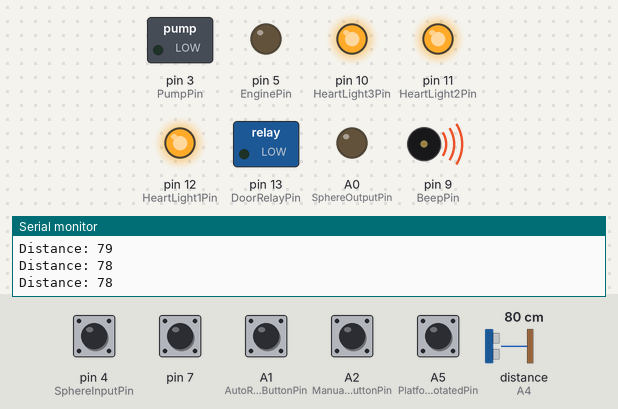
A sketch run on a simulated Arduino Uno, built with avr-gcc and run on an emulated ATmega328P. On the bench: switched loads named in the sketch (green lamp = pin HIGH), output pins drawn as LEDs (lit = HIGH), buzzer (waves = sounding), the last lines printed to the serial monitor. Wiring (inferred from the names in the program): ultrasonic range finder: trigger pin 8; echo A4. Inputs (shaded band) come from the test bench; at power-on: A1 (AutoRotateButtonPin), A2 (ManualRotateButtonPin), A5 (PlatformRotatedPin), pin 4 (SphereInputPin), pin 7 HIGH, distance to the obstacle (sensor on A4) 80 cm. The echo pulse lasts 58.3 µs per cm; pins used as bus, display or sensor lines are not drawn.

Above: at 3.2 s.
3.3 s: A1 (AutoRotateButtonPin) pulled LOW for 0.15 s
At 3.9 s:
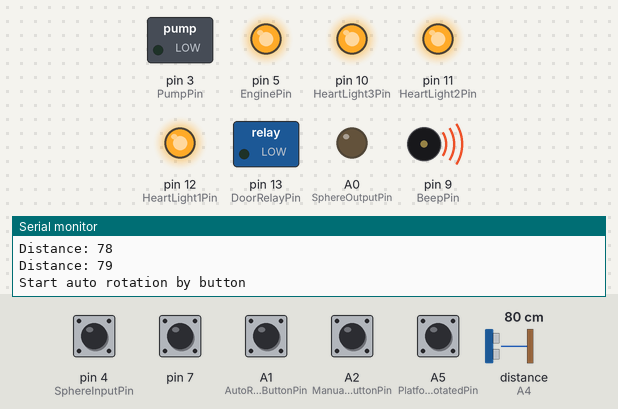
4.9 s: A5 (PlatformRotatedPin) pulled LOW for 0.15 s
At 6.1 s:
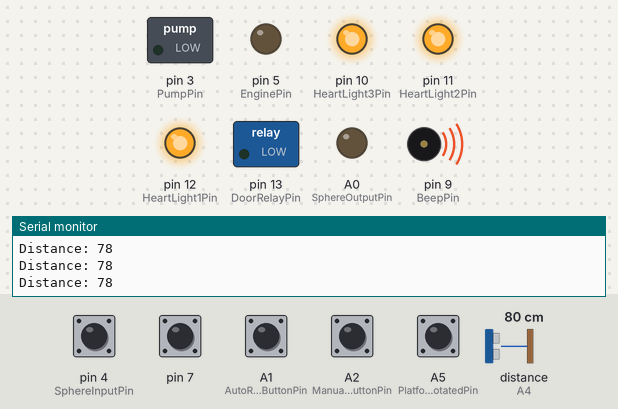
6.5 s: pin 4 (SphereInputPin) pulled LOW for 0.15 s
8.1 s: pin 7 pulled LOW for 0.15 s
At 8.7 s:
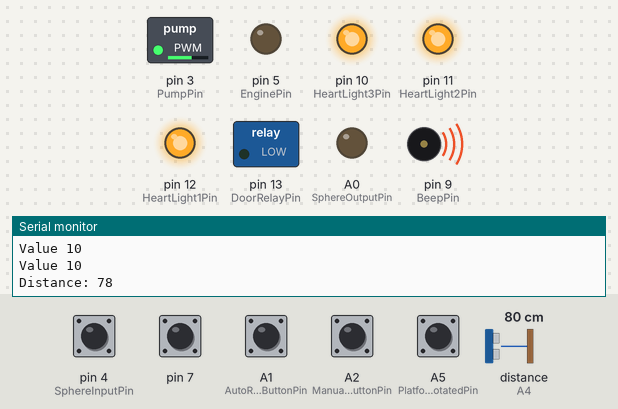
9.7 s: A2 (ManualRotateButtonPin) pulled LOW for 0.15 s
At 12.6 s:
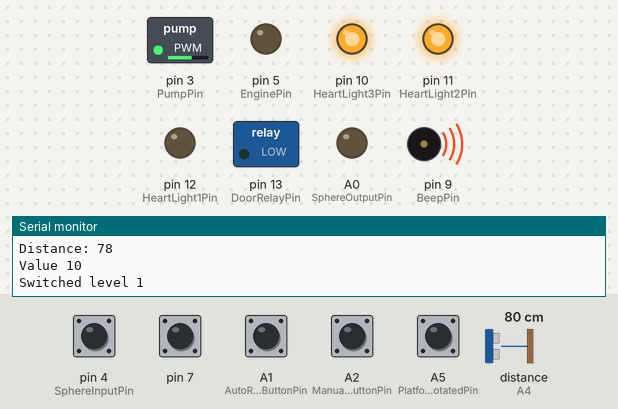
12.8 s: A2 (ManualRotateButtonPin) pulled LOW for 1 s
At 17.4 s:
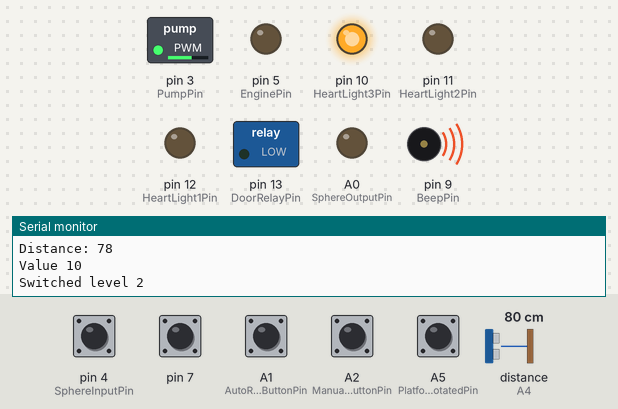
Timing chart, 0 to 25.6 s (numbered marks = the images above; inputs shaded):
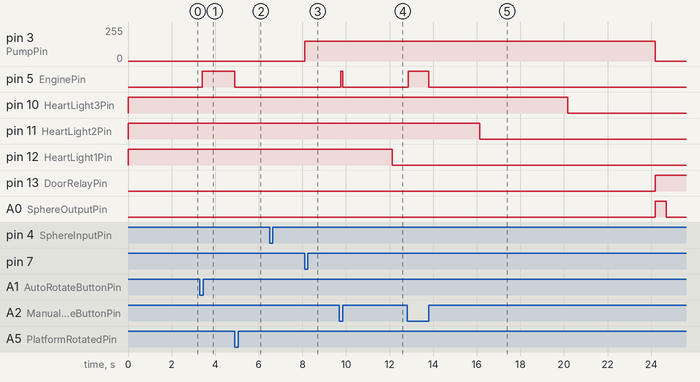

The sketch:

crypt.ino
```cpp
#include <CapacitiveSensor.h>

const int HeartLight1Pin = 12;
const int HeartLight2Pin = 11;
const int HeartLight3Pin = 10;
const int BeepPin = 9;
const int DoorRelayPin = 13;

const int SphereOutputPin = A0;
const int AutoRotateButtonPin = A1;
const int ManualRotateButtonPin = A2;
const int DoorPin = A3;
const int PlatformRotatedPin = A5;

const int EchoPin = A4;
const int TrigPin = 8;

CapacitiveSensor HeartSensor = CapacitiveSensor(6,7);

const int EnginePin = 5;
const int SphereInputPin = 4;
const int PumpPin = 3;

///////////////////////////////////////////////////////////////////////////////////////////////////

class TPresenceTracker
{
public:
  void AddMeasure()
  {
    long now = millis();
    if (now - LastTime < 200) {
      return;
    }

    const int PRESENCE_DISTANCE = 60;

    digitalWrite(TrigPin, LOW);
    delayMicroseconds(2);

    digitalWrite(TrigPin, HIGH);
    delayMicroseconds(10);
    digitalWrite(TrigPin, LOW);

    long duration = pulseIn(EchoPin, HIGH);
    // Calculating the distance
    int distance = duration * 0.034 / 2;

    Serial.print("Distance: ");
    Serial.println(distance);

    DoAddMeasure(distance < PRESENCE_DISTANCE);

    LastTime = now;
  }

  bool IsPresent() const
  {
    int count = 0;
    for (int i = 0; i < 10; ++i) {
      if (Values[i])
        count += 1;
    }

    return count > 2;
  }

private:
  bool Values[10];
  int Index = 0;

  long LastTime = 0;

  void DoAddMeasure(bool value)
  {
    Values[Index] = value;
    Index = (Index + 1) % 10;
  }

} PresenceTracker;

bool  IsPresent()
{
  return digitalRead(EchoPin) == HIGH;
}

///////////////////////////////////////////////////////////////////////////////////////////////////

/*
 * Mode1:
 *  - Жду сигнал от шара. Реагирую на кнопку 1, кнопку 2 которая крутит без остановки,
 *
 * Mode2:
 *  - Жду емкостный датчик.Реагирую на кнопку 1 и 2.
 *
 * Mode3:
 *  - Качаем, ждем время.
 *
 * Mode4:
 *  - Жду пока посадят и прокрутят человека.
 *
 * Mode5:
 *  - Прокрутили, реагирую только на кнопки.
 */


enum EState {
  ES_MODE_1,
  ES_MODE_2,
  ES_MODE_3,
  ES_MODE_4,
  ES_MODE_5,
};

EState State = ES_MODE_1;

///////////////////////////////////////////////////////////////////////////////////////////////////

void beep(unsigned long delayms)
{
  analogWrite(BeepPin, 200);     // Almost any value can be used except 0 and 255
                                 // experiment to get the best tone
  delay(delayms);                // wait for a delayms ms
  analogWrite(BeepPin, 0);       // 0 turns it off
}

void auto_rotate()
{
   digitalWrite(EnginePin, HIGH);

   while (digitalRead(PlatformRotatedPin) == HIGH) {
     delay(1);
   }
   digitalWrite(EnginePin, LOW);
}

bool check_buttons()
{
  if (digitalRead(ManualRotateButtonPin) == LOW) {
    delay(50);
    Serial.println("Start manual rotation by button");
    while (digitalRead(ManualRotateButtonPin) == LOW) {
      digitalWrite(EnginePin, HIGH);
    }

    Serial.println("Finish manual rotation by button");
    digitalWrite(EnginePin, LOW);
    return true;
  } else if (digitalRead(AutoRotateButtonPin) == LOW) {
    // Double check to eliminate noise.
    delay(100);
    if (digitalRead(AutoRotateButtonPin) != LOW) {
      return false;
    }

    Serial.println("Start auto rotation by button");
    auto_rotate();
    Serial.println("Finish auto rotation by button. Resetting");
    reset();
    return true;
  }

  return false;
}

void reset_heart()
{
  analogWrite(PumpPin, LOW);
  digitalWrite(HeartLight3Pin, HIGH);
  digitalWrite(HeartLight2Pin, HIGH);
  digitalWrite(HeartLight1Pin, HIGH);
}

void reset()
{
  State = ES_MODE_1;
  reset_heart();

  digitalWrite(DoorRelayPin, LOW);
  analogWrite(BeepPin, LOW);
  digitalWrite(SphereOutputPin, LOW);
  digitalWrite(EnginePin, LOW);

  beep(500);

  Serial.println("Done resetting, working in mode 1");
}

///////////////////////////////////////////////////////////////////////////////////////////////////

long StartPumpingTime = 0;
long LastSeenCapacity = 0;
const long CapacityTimeout = 800;

void run_mode_1()
{
  if (check_buttons()) {
    return;
  }

  if (digitalRead(SphereInputPin) == LOW) {
    Serial.println("Switched to mode 2");
    State = ES_MODE_2;
    // Recalibrate.
    HeartSensor.reset_CS_AutoCal();
  }
}

const long StartHeartThreshold = 2000;
const long ContinueHeartThreshold = 2000;
const long LevelTimeout = 4000;
void run_mode_2()
{
  if (check_buttons()) {
    return;
  }

  long value = HeartSensor.capacitiveSensor(30);
  if (value > StartHeartThreshold) {
     Serial.print("Start pumping, switched to mode 3. Value ");
     Serial.println(value);
     LastSeenCapacity = StartPumpingTime = millis();
     analogWrite(PumpPin, 150);
     State = ES_MODE_3;
  }
}

void run_mode_3()
{
  if (check_buttons()) {
    return;
  }

  long now = millis();
  long value = HeartSensor.capacitiveSensor(30);
  //if (value > ContinueHeartThreshold) {
  //  LastSeenCapacity = now;
  //}

  // After first touch capacity sensor becomes mad.
  if (now - LastSeenCapacity < CapacityTimeout || true) {
    Serial.print("Value ");
    Serial.println(value);
    if (now - StartPumpingTime > 4 * LevelTimeout) {
      Serial.println("Finished pumping, open door, send signal to sphere, switch to mode 4");
      digitalWrite(DoorRelayPin, HIGH);
      analogWrite(PumpPin, LOW);

      // Send signal to sphere.
      digitalWrite(SphereOutputPin, HIGH);
      delay(500);
      digitalWrite(SphereOutputPin, LOW);

      State = ES_MODE_4;
    } else if (now - StartPumpingTime > 3 * LevelTimeout) {
      Serial.println("Switched level 3");
      digitalWrite(HeartLight3Pin, LOW);
    } else if (now - StartPumpingTime > 2 * LevelTimeout) {
      Serial.println("Switched level 2");
      digitalWrite(HeartLight2Pin, LOW);
    } else if (now - StartPumpingTime > LevelTimeout) {
      Serial.println("Switched level 1");
      digitalWrite(HeartLight1Pin, LOW);
    }
  } else {
    Serial.print("Failed to pump, switch back to mode 2, value ");
    Serial.println(value);

    reset_heart();
    State = ES_MODE_2;
  }
}

bool IsDoorClosed()
{
  if (digitalRead(DoorPin) == LOW) {
    delay(20);
    if (digitalRead(DoorPin) == LOW) {
      return true;
    }
  }

  return false;
}

void run_mode_4()
{
  if (check_buttons()) {
     return;
  }

  if (PresenceTracker.IsPresent() && IsDoorClosed()) {
     Serial.println("Closing door");
     digitalWrite(DoorRelayPin, LOW);
     delay(1000);

     if (!IsDoorClosed() || !PresenceTracker.IsPresent())  {
       Serial.println("Presence not confirmed");
       digitalWrite(DoorRelayPin, HIGH);
       return;
     }

     beep(500);
     delay(1000);
     beep(500);
     delay(1000);
     beep(1500);
     delay(1000);

     if (!IsDoorClosed() || !PresenceTracker.IsPresent())  {
       Serial.println("Presence not confirmed");
       digitalWrite(DoorRelayPin, HIGH);
       return;
     }

     Serial.println("Finish him! Rotate.");
     auto_rotate();
     Serial.println("Finish rotation, switch to mode 5");
     State = ES_MODE_5;
  }
}

///////////////////////////////////////////////////////////////////////////////////////////////////

void setup()
{
  Serial.begin(9600);

  pinMode(HeartLight3Pin, OUTPUT);
  pinMode(HeartLight2Pin, OUTPUT);
  pinMode(HeartLight1Pin, OUTPUT);
  pinMode(BeepPin, OUTPUT);
  pinMode(DoorRelayPin, OUTPUT);

  pinMode(TrigPin, OUTPUT); // Trig pin for distance meter
  pinMode(EchoPin, INPUT);  // Echo pin for distance meter

  pinMode(SphereOutputPin, OUTPUT);
  pinMode(AutoRotateButtonPin, INPUT_PULLUP);
  pinMode(ManualRotateButtonPin, INPUT_PULLUP);
  pinMode(DoorPin, INPUT_PULLUP);
  pinMode(PlatformRotatedPin, INPUT_PULLUP);

  pinMode(EnginePin, OUTPUT);
  pinMode(SphereInputPin, INPUT_PULLUP);
  pinMode(PumpPin, OUTPUT);

  reset();

  beep(500);
  delay(500);
  beep(500);
}

void loop()
{
  PresenceTracker.AddMeasure();

  switch (State) {
    case ES_MODE_1:
      run_mode_1();
      break;

    case ES_MODE_2:
      run_mode_2();
      break;

    case ES_MODE_3:
      run_mode_3();
      break;

    case ES_MODE_4:
      run_mode_4();
      break;

    case ES_MODE_5:
      check_buttons();
      break;

  };
  delay(1);
  /*
  if (digitalRead(RotateButtonPin) == LOW) {
    delay(300);
    while (digitalRead(RotateButtonPin) == LOW) {
      digitalWrite(EnginePin, HIGH);
    }

    Serial.println("Finish rotation by pin");
    digitalWrite(EnginePin, LOW);
    return;
  }


  if (digitalRead(DoorClosedPin) == LOW) {
    delay(300);

    if ((digitalRead(PresencePin) == HIGH) && (digitalRead(DoorClosedPin) == LOW) && (millis() - StartRotationTime > MovementTimeout)) {
      //Serial.print("Door ");
      //Serial.println(doorValue);
      //Serial.print("Presence ");
      //Serial.println(presenceValue);
      Serial.println("Start rotation auto");
      StartRotationTime = millis();
      digitalWrite(EnginePin, HIGH);

      while (digitalRead(PlatformRotatedPin) == HIGH)
      {
        delay(1);
      }

      Serial.println("Finish rotation auto");
      digitalWrite(EnginePin, LOW);
    }
  }

  delay(10);

*/

/*
  Serial.print("DoorClosedPin ");
  Serial.println(digitalRead(DoorClosedPin));

  Serial.print("PresencePin ");
  Serial.println(digitalRead(PresencePin));

  Serial.print("ButtonPin ");
  Serial.println(digitalRead(RotateButtonPin));

  Serial.print("PlatformRotatedPin ");
  Serial.println(digitalRead(PlatformRotatedPin));

  Serial.println();
  delay(1000);
*/

}
```

Measured:
- after the input at 3.3 s, pin 5 (EnginePin): LOW → HIGH after 0.10 s
- after the input at 4.9 s, pin 5 (EnginePin): HIGH → LOW at once
- after the input at 8.1 s, pin 3 (PumpPin): 0/255 → 150/255 at once
- after the input at 9.7 s, pin 5 (EnginePin): LOW → HIGH after 0.05 s, → LOW 0.10 s later
- after the input at 12.8 s, pin 5 (EnginePin): LOW → HIGH after 0.07 s, → LOW 0.93 s later
